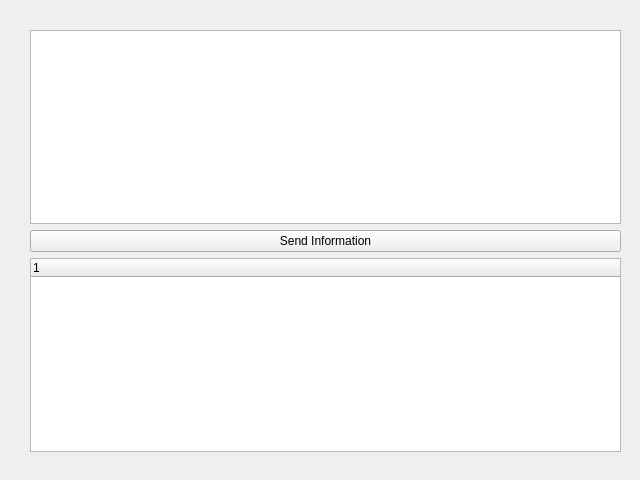
<?xml version="1.0" encoding="UTF-8"?>
<ui version="4.0">
 <class>TreeWidget</class>
 <widget class="QWidget" name="TreeWidget">
  <property name="geometry">
   <rect>
    <x>0</x>
    <y>0</y>
    <width>640</width>
    <height>480</height>
   </rect>
  </property>
  <property name="windowTitle">
   <string>Form</string>
  </property>
  <widget class="QWidget" name="">
   <property name="geometry">
    <rect>
     <x>30</x>
     <y>30</y>
     <width>591</width>
     <height>422</height>
    </rect>
   </property>
   <layout class="QVBoxLayout" name="verticalLayout">
    <item>
     <widget class="QTextEdit" name="textEdit"/>
    </item>
    <item>
     <widget class="QPushButton" name="btnSendInfo">
      <property name="text">
       <string>Send Information</string>
      </property>
     </widget>
    </item>
    <item>
     <widget class="QTreeWidget" name="treeWidget">
      <column>
       <property name="text">
        <string notr="true">1</string>
       </property>
      </column>
     </widget>
    </item>
   </layout>
  </widget>
 </widget>
 <resources/>
 <connections/>
</ui>
